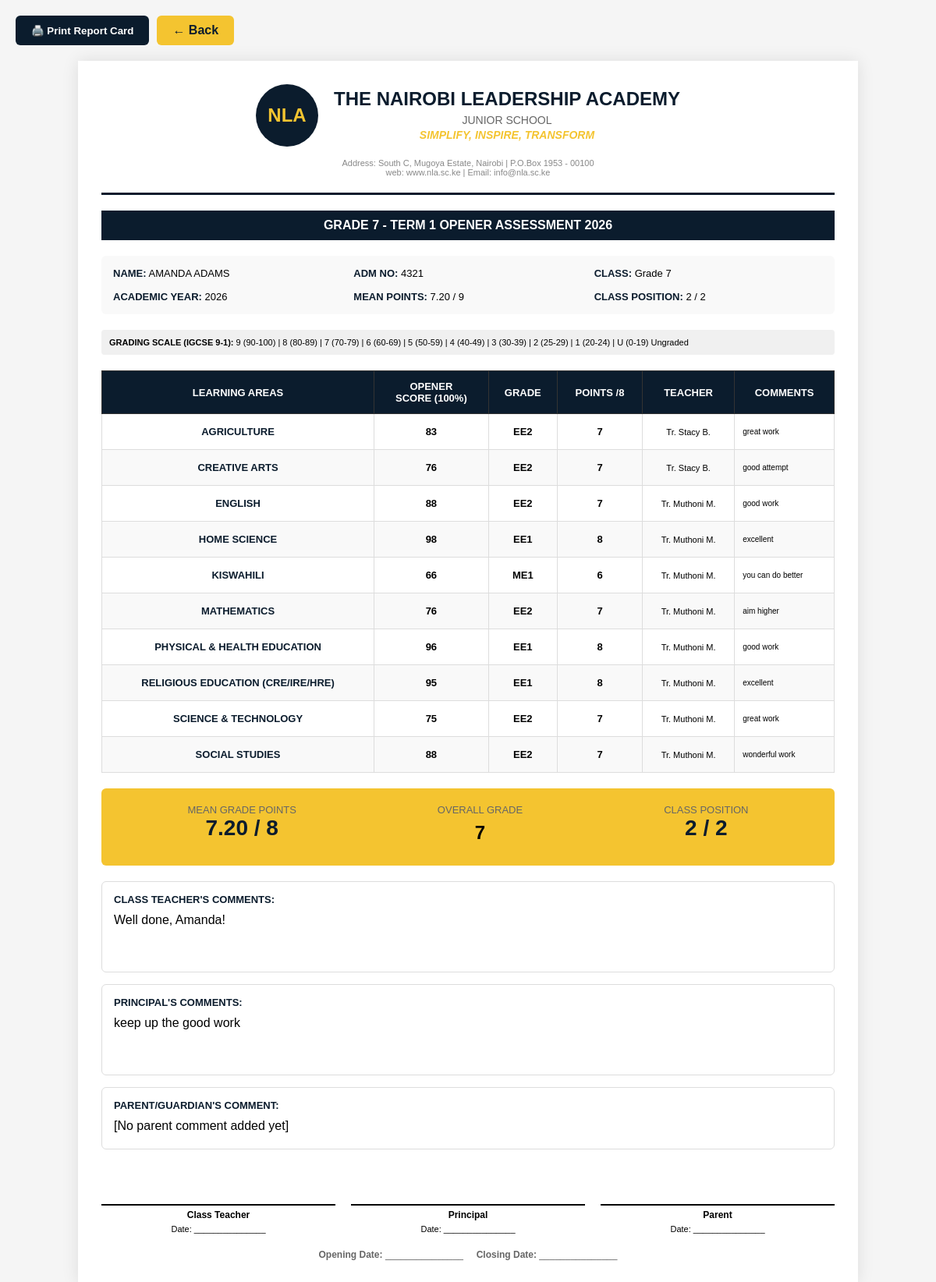
The page /html/teacher/view_report_card_igcse.php?student_id=2 (signed in) on the database its author committed.
### tables this page shows
CREATE TABLE `students` (
  `id` int NOT NULL AUTO_INCREMENT,
  `user_id` int NOT NULL,
  `admission_number` varchar(50) DEFAULT NULL,
  `first_name` varchar(100) DEFAULT NULL,
  `last_name` varchar(100) DEFAULT NULL,
  `gender` enum('Male','Female') DEFAULT NULL,
  `date_of_birth` date DEFAULT NULL,
  `curriculum_type_id` int NOT NULL,
  `class_level_id` int NOT NULL,
  `status` enum('active','inactive') DEFAULT 'active',
  `year_of_enrollment` int DEFAULT NULL,
  `phone_number` varchar(20) DEFAULT NULL,
  `residential_area` varchar(255) DEFAULT NULL,
  `parent_phone` varchar(20) DEFAULT NULL,
  `parent_email` varchar(100) DEFAULT NULL,
  PRIMARY KEY (`id`),
  UNIQUE KEY `user_id` (`user_id`),
  UNIQUE KEY `admission_number` (`admission_number`),
  UNIQUE KEY `unique_admission` (`admission_number`),
  KEY `curriculum_type_id` (`curriculum_type_id`),
  KEY `class_level_id` (`class_level_id`),
  CONSTRAINT `students_ibfk_1` FOREIGN KEY (`user_id`) REFERENCES `users` (`id`),
  CONSTRAINT `students_ibfk_2` FOREIGN KEY (`curriculum_type_id`) REFERENCES `curriculum_types` (`id`),
  CONSTRAINT `students_ibfk_3` FOREIGN KEY (`class_level_id`) REFERENCES `classes_levels` (`id`)
);

CREATE TABLE `classes_levels` (
  `id` int NOT NULL AUTO_INCREMENT,
  `curriculum_type_id` int NOT NULL,
  `name` varchar(50) NOT NULL,
  `level_order` int DEFAULT NULL,
  PRIMARY KEY (`id`),
  KEY `curriculum_type_id` (`curriculum_type_id`),
  CONSTRAINT `classes_levels_ibfk_1` FOREIGN KEY (`curriculum_type_id`) REFERENCES `curriculum_types` (`id`)
);

CREATE TABLE `grades` (
  `id` int NOT NULL AUTO_INCREMENT,
  `student_id` int NOT NULL,
  `subject_name` varchar(100) NOT NULL,
  `grade` varchar(10) DEFAULT NULL,
  `score` int DEFAULT NULL COMMENT 'Actual score out of 100',
  `rats_score` int DEFAULT NULL COMMENT 'RATs score out of 20 (for Mid-Term and End-Term)',
  `final_score` int DEFAULT NULL COMMENT 'Final calculated score (score + rats for Mid/End-Term, just score for Opener)',
  `grade_points` int DEFAULT NULL,
  `is_locked` tinyint(1) DEFAULT '0',
  `teacher_comment` text,
  `term` enum('Term 1','Term 2','Term 3') NOT NULL,
  `assessment_type` varchar(50) DEFAULT NULL,
  `academic_year` int NOT NULL,
  `created_at` timestamp NULL DEFAULT CURRENT_TIMESTAMP,
  `updated_at` timestamp NULL DEFAULT CURRENT_TIMESTAMP ON UPDATE CURRENT_TIMESTAMP,
  `teacher_id` int NOT NULL,
  `paper_scores` json DEFAULT NULL,
  `exam_type` varchar(20) DEFAULT 'full_papers',
  `grade_boundaries` json DEFAULT NULL,
  PRIMARY KEY (`id`),
  KEY `idx_student_year_term` (`student_id`,`academic_year`,`term`),
  KEY `idx_student_year_term_assessment` (`student_id`,`academic_year`,`term`,`assessment_type`),
  CONSTRAINT `grades_ibfk_1` FOREIGN KEY (`student_id`) REFERENCES `students` (`id`) ON DELETE CASCADE
);

CREATE TABLE `grade_submissions` (
  `id` int NOT NULL AUTO_INCREMENT,
  `student_id` int NOT NULL,
  `teacher_id` int NOT NULL,
  `academic_year` int NOT NULL,
  `term` varchar(20) NOT NULL,
  `assessment_type` varchar(50) DEFAULT NULL,
  `is_locked` tinyint(1) DEFAULT '0',
  `submitted_at` timestamp NULL DEFAULT CURRENT_TIMESTAMP,
  `unlocked_by` int DEFAULT NULL,
  `unlocked_at` timestamp NULL DEFAULT NULL,
  `class_teacher_comment` text,
  `principal_comment` text,
  `parent_comment` text,
  `status` enum('PENDING','AWAITING_PRINCIPAL','RELEASED') DEFAULT 'PENDING',
  `submitted_to_principal_at` timestamp NULL DEFAULT NULL,
  `released_to_students_at` timestamp NULL DEFAULT NULL,
  PRIMARY KEY (`id`),
  UNIQUE KEY `unique_submission` (`student_id`,`academic_year`,`term`,`assessment_type`),
  KEY `teacher_id` (`teacher_id`),
  KEY `idx_status` (`status`),
  KEY `idx_submitted_at` (`submitted_to_principal_at`),
  CONSTRAINT `grade_submissions_ibfk_1` FOREIGN KEY (`student_id`) REFERENCES `students` (`id`) ON DELETE CASCADE,
  CONSTRAINT `grade_submissions_ibfk_2` FOREIGN KEY (`teacher_id`) REFERENCES `teachers` (`id`) ON DELETE CASCADE
);

### html/teacher/view_report_card_igcse.php (the view, shortened to what this page needs)
<?php
require_once __DIR__ . "/../../database/db_connect.php";
$student_id = (int)($_GET['student_id'] ?? 0);
$academic_year = (int)($_GET['year'] ?? date('Y'));
$term = $_GET['term'] ?? 'Term 1';
$assessment = $_GET['assessment'] ?? 'Opener';
$student_stmt = $pdo->prepare("
    SELECT
        s.id, s.admission_number, s.first_name, s.last_name, s.gender,
        cl.name as class_name, ct.name as curriculum_name
    FROM students s
    JOIN classes_levels cl ON s.class_level_id = cl.id
    JOIN curriculum_types ct ON cl.curriculum_type_id = ct.id
    WHERE s.id = ?
");
$student_stmt->execute([$student_id]);
$student = $student_stmt->fetch(PDO::FETCH_ASSOC);
$student_subjects_stmt = $pdo->prepare("SELECT subject_name FROM student_subjects WHERE student_id = ? ORDER BY subject_name");
$student_subjects_stmt->execute([$student_id]);
$student_subjects = $student_subjects_stmt->fetchAll(PDO::FETCH_COLUMN);
$grades_stmt = $pdo->prepare("
    SELECT
        g.subject_name, g.score, g.rats_score, g.final_score, g.grade, g.grade_points, g.teacher_comment,
        t.first_name as teacher_first_name, t.last_name as teacher_last_name
    FROM grades g
    LEFT JOIN teachers t ON g.teacher_id = t.id
    WHERE g.student_id = ? AND g.academic_year = ? AND g.term = ? AND g.assessment_type = ?
    ORDER BY g.subject_name
");
$grades_stmt->execute([$student_id, $academic_year, $term, $assessment]);
$grades_raw = $grades_stmt->fetchAll(PDO::FETCH_ASSOC);
$grades_by_subject = [];
foreach ($grades_raw as $grade) {
    $teacher_name = '-';
    if ($grade['teacher_first_name'] && $grade['teacher_last_name']) {
        $teacher_name = 'Tr. ' . $grade['teacher_first_name'] . ' ' . substr($grade['teacher_last_name'], 0, 1) . '.';
    }
    $grades_by_subject[$grade['subject_name']] = [
        'score' => $grade['score'],
        'rats_score' => $grade['rats_score'],
        'final_score' => $grade['final_score'],
        'grade' => $grade['grade'],
        'points' => $grade['grade_points'],
        'teacher_name' => $teacher_name,
        'comment' => $grade['teacher_comment'] ?? ''
    ];
}
$comments_stmt = $pdo->prepare("
    SELECT class_teacher_comment, principal_comment
    FROM grade_submissions
    WHERE student_id = ?
        AND academic_year = ?
        AND term = ?
        AND assessment_type = ?
");
$comments_stmt->execute([$student_id, $academic_year, $term, $assessment]);
$comments = $comments_stmt->fetch(PDO::FETCH_ASSOC);
$class_teacher_comment = $comments['class_teacher_comment'] ?? '';
$principal_comment = $comments['principal_comment'] ?? '';
$total_points = 0;
$subjects_with_grades = 0;
foreach ($grades_by_subject as $subject => $data) {
    if ($data['points'] !== null) {
        $total_points += $data['points'];
        $subjects_with_grades++;
    }
}
$mean_grade_points = $subjects_with_grades > 0 ? round($total_points / $subjects_with_grades, 2) : 0;
if ($mean_grade_points >= 8.5) $overall_grade = '9';
elseif ($mean_grade_points >= 7.5) $overall_grade = '8';
elseif ($mean_grade_points >= 6.5) $overall_grade = '7';
elseif ($mean_grade_points >= 5.5) $overall_grade = '6';
elseif ($mean_grade_points >= 4.5) $overall_grade = '5';
elseif ($mean_grade_points >= 3.5) $overall_grade = '4';
elseif ($mean_grade_points >= 2.5) $overall_grade = '3';
elseif ($mean_grade_points >= 1.5) $overall_grade = '2';
elseif ($mean_grade_points >= 0.5) $overall_grade = '1';
else $overall_grade = 'U';
$position_stmt = $pdo->prepare("
    SELECT
        s.id,
        AVG(g.grade_points) as avg_points
    FROM students s
    JOIN grades g ON s.id = g.student_id
    WHERE s.class_level_id = (SELECT class_level_id FROM students WHERE id = ?)
        AND g.academic_year = ?
        AND g.term = ?
        AND g.assessment_type = ?
    GROUP BY s.id
    ORDER BY avg_points DESC
");
$position_stmt->execute([$student_id, $academic_year, $term, $assessment]);
$rankings = $position_stmt->fetchAll(PDO::FETCH_ASSOC);
$class_position = '-';
$position = 1;
foreach ($rankings as $rank) {
    if ($rank['id'] == $student_id) {
        $class_position = $position;
        break;
    }
    $position++;
}
$total_students = count($rankings);
$parent_comment = '';
$parent_comment_date = '';
?>
<!DOCTYPE html>
<html lang="en">
<head>
</head>
<body>
<div class="action-buttons no-print">
    <button onclick="window.print()" class="btn btn-print">🖨️ Print Report Card</button>
    <a href="javascript:history.back()" class="btn btn-back">← Back</a>
</div>
<div class="report-card">
    <div class="header">
        <div class="logo-section">
            <div class="logo">NLA</div>
            <div>
                <div class="school-name">THE NAIROBI LEADERSHIP ACADEMY</div>
                <div class="school-subtitle">JUNIOR SCHOOL</div>
                <div class="school-subtitle" style="font-style: italic; color: #f4c430; font-weight: 600;">SIMPLIFY, INSPIRE, TRANSFORM</div>
            </div>
        </div>
        <div class="school-info">
            Address: South C, Mugoya Estate, Nairobi | P.O.Box 1953 - 00100<br>
            web: www.nla.sc.ke | Email: info@nla.sc.ke
        </div>
    </div>
    <div class="report-title">
        <?php echo strtoupper($student['class_name']); ?> - <?php echo strtoupper($term); ?> <?php echo strtoupper($assessment); ?> ASSESSMENT <?php echo $academic_year; ?>
    </div>
    <div class="student-info">
        <div class="info-item">
            <span class="info-label">NAME:</span> <?php echo strtoupper(htmlspecialchars($student['first_name'] . ' ' . $student['last_name'])); ?>
        </div>
        <div class="info-item">
            <span class="info-label">ADM NO:</span> <?php echo htmlspecialchars($student['admission_number']); ?>
        </div>
        <div class="info-item">
            <span class="info-label">CLASS:</span> <?php echo htmlspecialchars($student['class_name']); ?>
        </div>
        <div class="info-item">
            <span class="info-label">ACADEMIC YEAR:</span> <?php echo $academic_year; ?>
        </div>
        <div class="info-item">
            <span class="info-label">MEAN POINTS:</span> <?php echo number_format($mean_grade_points, 2); ?> / 9
        </div>
        <div class="info-item">
            <span class="info-label">CLASS POSITION:</span> <?php echo $class_position; ?><?php if ($class_position != '-') echo ' / ' . $total_students; ?>
        </div>
    </div>
    <div style="margin-bottom: 15px; font-size: 11px; padding: 10px; background: #f0f0f0; border-radius: 4px;">
        <strong>GRADING SCALE (IGCSE 9-1):</strong>
        9 (90-100) | 8 (80-89) | 7 (70-79) | 6 (60-69) | 5 (50-59) |
        4 (40-49) | 3 (30-39) | 2 (25-29) | 1 (20-24) | U (0-19) Ungraded
    </div>
    <table class="grades-table">
        <thead>
            <tr>
                <th>LEARNING AREAS</th>
                <th><?php echo strtoupper($assessment); ?><br>SCORE (100%)</th>
                <th>GRADE</th>
                <th>POINTS /8</th>
                <th>TEACHER</th>
                <th>COMMENTS</th>
            </tr>
        </thead>
        <tbody>
            <?php foreach ($student_subjects as $subject): ?>
                <?php
                $grade_data = $grades_by_subject[$subject] ?? null;
                ?>
                <tr>
                    <td class="subject-name"><?php echo strtoupper(htmlspecialchars($subject)); ?></td>
                    <td><strong><?php echo $grade_data['final_score']; ?></strong></td>
                    <td><span class="grade-badge grade-<?php echo $grade_data['grade']; ?>"><?php echo $grade_data['grade']; ?></span></td>
                    <td><strong><?php echo $grade_data['points']; ?></strong></td>
                    <td style="font-size: 11px;"><?php echo htmlspecialchars($grade_data['teacher_name']); ?></td>
                    <td style="font-size: 10px; text-align: left;"><?php echo htmlspecialchars($grade_data['comment']); ?></td>
                </tr>
            <?php endforeach; ?>
        </tbody>
    </table>
    <div class="overall-summary">
        <div class="overall-item">
            <div class="overall-label">MEAN GRADE POINTS</div>
            <div class="overall-value"><?php echo number_format($mean_grade_points, 2); ?> / 8</div>
        </div>
        <div class="overall-item">
            <div class="overall-label">OVERALL GRADE</div>
            <div class="overall-value">
                <span class="grade-badge grade-<?php echo $overall_grade; ?>" style="font-size: 24px; padding: 8px 16px;">
                    <?php echo $overall_grade; ?>
                </span>
            </div>
        </div>
        <div class="overall-item">
            <div class="overall-label">CLASS POSITION</div>
            <div class="overall-value"><?php echo $class_position; ?><?php if ($class_position != '-') echo ' / ' . $total_students; ?></div>
        </div>
    </div>
    <div class="comments-section">
        <div class="comment-box">
            <h4>CLASS TEACHER'S COMMENTS:</h4>
            <div style="min-height: 60px;">
                <?php echo $class_teacher_comment ? htmlspecialchars($class_teacher_comment) : '<span style="color: #888; font-style: italic;">[Comments to be added by class teacher]</span>'; ?>
            </div>
        </div>
        <div class="comment-box">
            <h4>PRINCIPAL'S COMMENTS:</h4>
            <div style="min-height: 60px;">
                <?php echo $principal_comment ? htmlspecialchars($principal_comment) : '<span style="color: #888; font-style: italic;">[Comments to be added by principal]</span>'; ?>
            </div>
        </div>
       <div class="comment-box">
            <h4>PARENT/GUARDIAN'S COMMENT:</h4>
            <?php if (!empty($parent_comment)): ?>
                <div class="comment-content">
                    <?php echo nl2br(htmlspecialchars($parent_comment)); ?>
                </div>
                <div class="comment-meta">
                    — <?php echo htmlspecialchars($parent_name ?? ''); ?> (<?php echo htmlspecialchars($parent_relationship); ?>), <?php echo $parent_comment_date; ?>
                </div>
            <?php else: ?>
                <div class="comment-placeholder">
                    [No parent comment added yet]
                </div>
            <?php endif; ?>
        </div>
    </div>
    <div class="signature-section">
        <div>
            <div class="signature-line">Class Teacher</div>
            <div style="font-size: 11px; margin-top: 5px; text-align: center;">Date: _______________</div>
        </div>
        <div>
            <div class="signature-line">Principal</div>
            <div style="font-size: 11px; margin-top: 5px; text-align: center;">Date: _______________</div>
        </div>
        <div>
            <div class="signature-line">Parent</div>
            <div style="font-size: 11px; margin-top: 5px; text-align: center;">Date: _______________</div>
        </div>
    </div>
    <div style="text-align: center; margin-top: 20px; font-size: 12px; color: #666;">
        <strong>Opening Date:</strong> _______________  &nbsp;&nbsp;&nbsp;
        <strong>Closing Date:</strong> _______________
    </div>
</div>
</body>
</html>

### rows shown on the page
students: class_level.name "GRADE 7", first_name+last_name "AMANDA ADAMS", admission_number "4321", class_level.name "Grade 7"
grades: subject "AGRICULTURE", final_score "83", grade "EE2", grade_points "7", teacher_name "Tr. Stacy B.", teacher_comment "great work"
grades: subject "CREATIVE ARTS", final_score "76", grade "EE2", grade_points "7", teacher_name "Tr. Stacy B.", teacher_comment "good attempt"
grades: subject "ENGLISH", final_score "88", grade "EE2", grade_points "7", teacher_name "Tr. Muthoni M.", teacher_comment "good work"
grades: subject "HOME SCIENCE", final_score "98", grade "EE1", grade_points "8", teacher_name "Tr. Muthoni M.", teacher_comment "excellent"
grades: subject "KISWAHILI", final_score "66", grade "ME1", grade_points "6", teacher_name "Tr. Muthoni M.", teacher_comment "you can do better"
grades: subject "MATHEMATICS", final_score "76", grade "EE2", grade_points "7", teacher_name "Tr. Muthoni M.", teacher_comment "aim higher"
grades: subject "PHYSICAL & HEALTH EDUCATION", final_score "96", grade "EE1", grade_points "8", teacher_name "Tr. Muthoni M.", teacher_comment "good work"
grades: subject "RELIGIOUS EDUCATION (CRE/IRE/HRE)", final_score "95", grade "EE1", grade_points "8", teacher_name "Tr. Muthoni M.", teacher_comment "excellent"
grades: subject "SCIENCE & TECHNOLOGY", final_score "75", grade "EE2", grade_points "7", teacher_name "Tr. Muthoni M.", teacher_comment "great work"
grades: subject "SOCIAL STUDIES", final_score "88", grade "EE2", grade_points "7", teacher_name "Tr. Muthoni M.", teacher_comment "wonderful work"
grade_submissions: class_teacher_comment "Well done, Amanda!", principal_comment "keep up the good work"

### other values the page prints
$term "TERM 1"
$assessment "OPENER"
$academic_year "2026"
$mean_grade_points "7.20"
$class_position "2"
$total_students "2"
$overall_grade "7"
